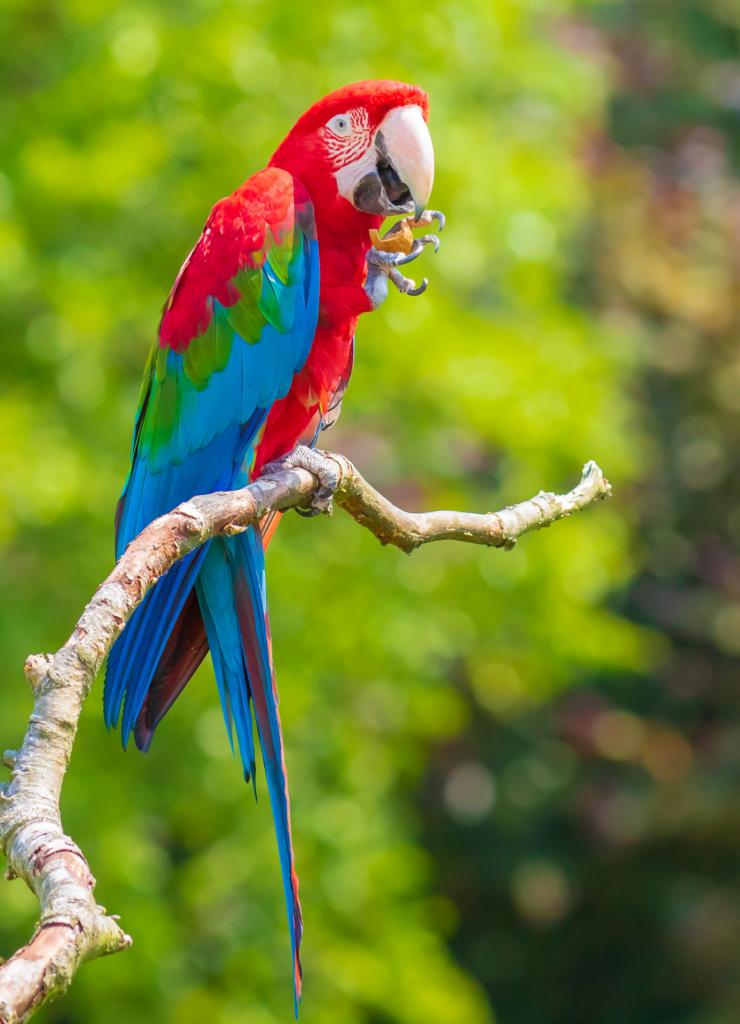
#> input picture image.png, 740 x 1024 px, found by its file name
$ python task3.py
#> lines starting #> are read from the running program, lines starting #| are printed output that depends on the picture; long printed decimals are rounded
import cv2
import numpy as np
import matplotlib.pyplot as plt

# 1. Load image (BGR)
img = cv2.imread("C:/Users/Miras/Desktop/dev/ComputerVision/image.png")
#> img is the input picture: shape (1024, 740, 3); mean B, G, R 49.9, 131.5, 116.7
assert img is not None, "Image could not be loaded"

# Convert BGR -> RGB for correct visualization
img_rgb = cv2.cvtColor(img, cv2.COLOR_BGR2RGB)

gray = cv2.cvtColor(img_rgb, cv2.COLOR_RGB2GRAY)
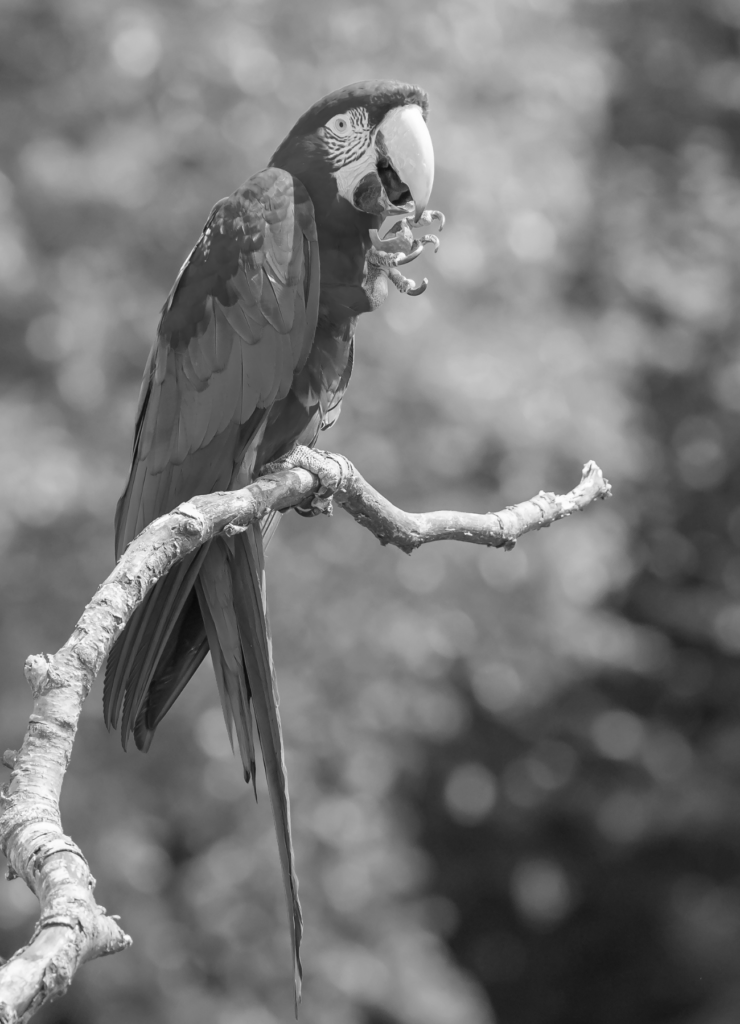
#> gray: shape (1024, 740); min 8, max 254, mean 117.8

plt.figure(figsize=(5,5))
plt.imshow(gray, cmap="gray")
plt.title("Grayscale Image")
plt.axis("off")
plt.show()

gray_norm = gray / 255.0

print("Grayscale image data type:", gray.dtype)
#| Grayscale image data type: uint8
print("Normalized image data type:", gray_norm.dtype)
#| Normalized image data type: float64
print("Min pixel value (normalized):", gray_norm.min())
#| Min pixel value (normalized): 0.03137
print("Max pixel value (normalized):", gray_norm.max())
#| Max pixel value (normalized): 0.9961

plt.figure(figsize=(6,4))
plt.hist(gray.ravel(), bins=256, range=(0, 255))
plt.title("Histogram of Grayscale Image (0–255)")
plt.xlabel("Pixel Intensity")
plt.ylabel("Frequency")
plt.show()
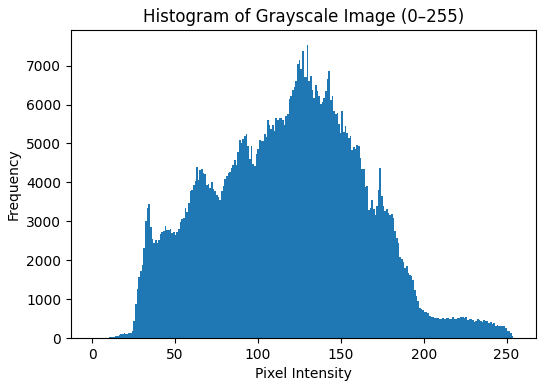
#> figure drawn by matplotlib, 1 panel; tallest bar 7539 high, from x = 129.5 to 130.5

plt.figure(figsize=(6,4))
plt.hist(gray_norm.ravel(), bins=256, range=(0, 1))
plt.title("Histogram of Normalized Image (0–1)")
plt.xlabel("Normalized Pixel Intensity")
plt.ylabel("Frequency")
plt.show()
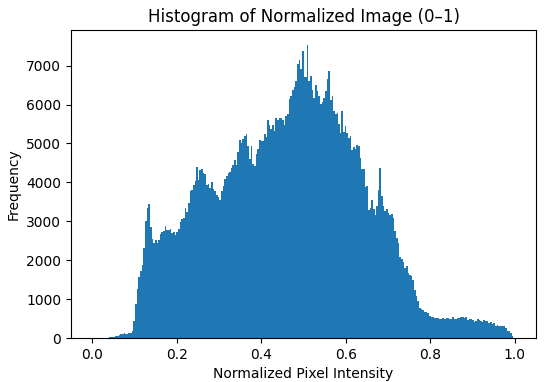
#> figure drawn by matplotlib, 1 panel; tallest bar 7539 high, from x = 0.508 to 0.512

cv2.imwrite("grayscale.png", gray)

print("Task 3 completed. Grayscale image saved as 'grayscale.png'.")
